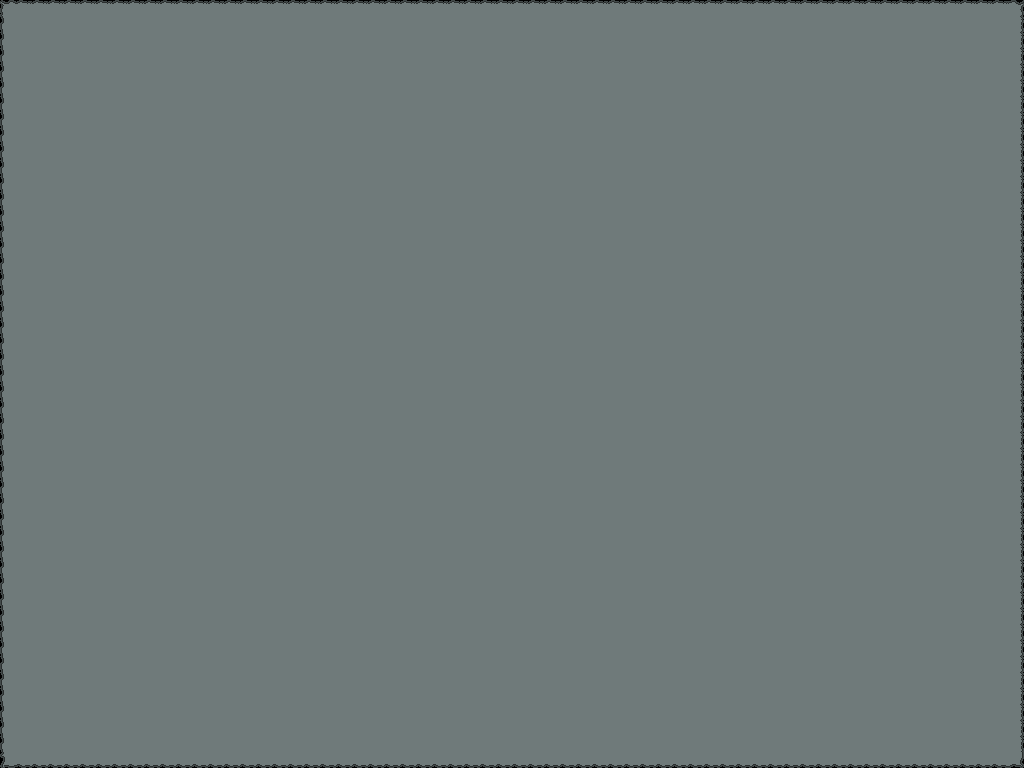

This is a level from a 2D game, rendered from its Tiled map with the project's own tilesets. A one-line summary and the complete map file follow:
An orthogonal 64x48 tile map with 16x16 px tiles, 1 tile layer (Kachelebene 1).

<map version="1.10" tiledversion="1.12.1" orientation="orthogonal" renderorder="right-down" width="64" height="48" tilewidth="16" tileheight="16" infinite="0" nextlayerid="2" nextobjectid="1">
 <tileset firstgid="1" name="Tilemap" tilewidth="16" tileheight="16" tilecount="9" columns="3">
  <image source="../Tilemap.png" width="48" height="48" />
 </tileset>
 <layer id="1" name="Kachelebene 1" width="64" height="48">
  <data encoding="csv">
1,2,2,2,2,2,2,2,2,2,2,2,2,2,2,2,2,2,2,2,2,2,2,2,2,2,2,2,2,2,2,2,2,2,2,2,2,2,2,2,2,2,2,2,2,2,2,2,2,2,2,2,2,2,2,2,2,2,2,2,2,2,2,3,
4,5,5,5,5,5,5,5,5,5,5,5,5,5,5,5,5,5,5,5,5,5,5,5,5,5,5,5,5,5,5,5,5,5,5,5,5,5,5,5,5,5,5,5,5,5,5,5,5,5,5,5,5,5,5,5,5,5,5,5,5,5,5,6,
4,5,5,5,5,5,5,5,5,5,5,5,5,5,5,5,5,5,5,5,5,5,5,5,5,5,5,5,5,5,5,5,5,5,5,5,5,5,5,5,5,5,5,5,5,5,5,5,5,5,5,5,5,5,5,5,5,5,5,5,5,5,5,6,
4,5,5,5,5,5,5,5,5,5,5,5,5,5,5,5,5,5,5,5,5,5,5,5,5,5,5,5,5,5,5,5,5,5,5,5,5,5,5,5,5,5,5,5,5,5,5,5,5,5,5,5,5,5,5,5,5,5,5,5,5,5,5,6,
4,5,5,5,5,5,5,5,5,5,5,5,5,5,5,5,5,5,5,5,5,5,5,5,5,5,5,5,5,5,5,5,5,5,5,5,5,5,5,5,5,5,5,5,5,5,5,5,5,5,5,5,5,5,5,5,5,5,5,5,5,5,5,6,
4,5,5,5,5,5,5,5,5,5,5,5,5,5,5,5,5,5,5,5,5,5,5,5,5,5,5,5,5,5,5,5,5,5,5,5,5,5,5,5,5,5,5,5,5,5,5,5,5,5,5,5,5,5,5,5,5,5,5,5,5,5,5,6,
4,5,5,5,5,5,5,5,5,5,5,5,5,5,5,5,5,5,5,5,5,5,5,5,5,5,5,5,5,5,5,5,5,5,5,5,5,5,5,5,5,5,5,5,5,5,5,5,5,5,5,5,5,5,5,5,5,5,5,5,5,5,5,6,
4,5,5,5,5,5,5,5,5,5,5,5,5,5,5,5,5,5,5,5,5,5,5,5,5,5,5,5,5,5,5,5,5,5,5,5,5,5,5,5,5,5,5,5,5,5,5,5,5,5,5,5,5,5,5,5,5,5,5,5,5,5,5,6,
4,5,5,5,5,5,5,5,5,5,5,5,5,5,5,5,5,5,5,5,5,5,5,5,5,5,5,5,5,5,5,5,5,5,5,5,5,5,5,5,5,5,5,5,5,5,5,5,5,5,5,5,5,5,5,5,5,5,5,5,5,5,5,6,
4,5,5,5,5,5,5,5,5,5,5,5,5,5,5,5,5,5,5,5,5,5,5,5,5,5,5,5,5,5,5,5,5,5,5,5,5,5,5,5,5,5,5,5,5,5,5,5,5,5,5,5,5,5,5,5,5,5,5,5,5,5,5,6,
4,5,5,5,5,5,5,5,5,5,5,5,5,5,5,5,5,5,5,5,5,5,5,5,5,5,5,5,5,5,5,5,5,5,5,5,5,5,5,5,5,5,5,5,5,5,5,5,5,5,5,5,5,5,5,5,5,5,5,5,5,5,5,6,
4,5,5,5,5,5,5,5,5,5,5,5,5,5,5,5,5,5,5,5,5,5,5,5,5,5,5,5,5,5,5,5,5,5,5,5,5,5,5,5,5,5,5,5,5,5,5,5,5,5,5,5,5,5,5,5,5,5,5,5,5,5,5,6,
4,5,5,5,5,5,5,5,5,5,5,5,5,5,5,5,5,5,5,5,5,5,5,5,5,5,5,5,5,5,5,5,5,5,5,5,5,5,5,5,5,5,5,5,5,5,5,5,5,5,5,5,5,5,5,5,5,5,5,5,5,5,5,6,
4,5,5,5,5,5,5,5,5,5,5,5,5,5,5,5,5,5,5,5,5,5,5,5,5,5,5,5,5,5,5,5,5,5,5,5,5,5,5,5,5,5,5,5,5,5,5,5,5,5,5,5,5,5,5,5,5,5,5,5,5,5,5,6,
4,5,5,5,5,5,5,5,5,5,5,5,5,5,5,5,5,5,5,5,5,5,5,5,5,5,5,5,5,5,5,5,5,5,5,5,5,5,5,5,5,5,5,5,5,5,5,5,5,5,5,5,5,5,5,5,5,5,5,5,5,5,5,6,
4,5,5,5,5,5,5,5,5,5,5,5,5,5,5,5,5,5,5,5,5,5,5,5,5,5,5,5,5,5,5,5,5,5,5,5,5,5,5,5,5,5,5,5,5,5,5,5,5,5,5,5,5,5,5,5,5,5,5,5,5,5,5,6,
4,5,5,5,5,5,5,5,5,5,5,5,5,5,5,5,5,5,5,5,5,5,5,5,5,5,5,5,5,5,5,5,5,5,5,5,5,5,5,5,5,5,5,5,5,5,5,5,5,5,5,5,5,5,5,5,5,5,5,5,5,5,5,6,
4,5,5,5,5,5,5,5,5,5,5,5,5,5,5,5,5,5,5,5,5,5,5,5,5,5,5,5,5,5,5,5,5,5,5,5,5,5,5,5,5,5,5,5,5,5,5,5,5,5,5,5,5,5,5,5,5,5,5,5,5,5,5,6,
4,5,5,5,5,5,5,5,5,5,5,5,5,5,5,5,5,5,5,5,5,5,5,5,5,5,5,5,5,5,5,5,5,5,5,5,5,5,5,5,5,5,5,5,5,5,5,5,5,5,5,5,5,5,5,5,5,5,5,5,5,5,5,6,
4,5,5,5,5,5,5,5,5,5,5,5,5,5,5,5,5,5,5,5,5,5,5,5,5,5,5,5,5,5,5,5,5,5,5,5,5,5,5,5,5,5,5,5,5,5,5,5,5,5,5,5,5,5,5,5,5,5,5,5,5,5,5,6,
4,5,5,5,5,5,5,5,5,5,5,5,5,5,5,5,5,5,5,5,5,5,5,5,5,5,5,5,5,5,5,5,5,5,5,5,5,5,5,5,5,5,5,5,5,5,5,5,5,5,5,5,5,5,5,5,5,5,5,5,5,5,5,6,
4,5,5,5,5,5,5,5,5,5,5,5,5,5,5,5,5,5,5,5,5,5,5,5,5,5,5,5,5,5,5,5,5,5,5,5,5,5,5,5,5,5,5,5,5,5,5,5,5,5,5,5,5,5,5,5,5,5,5,5,5,5,5,6,
4,5,5,5,5,5,5,5,5,5,5,5,5,5,5,5,5,5,5,5,5,5,5,5,5,5,5,5,5,5,5,5,5,5,5,5,5,5,5,5,5,5,5,5,5,5,5,5,5,5,5,5,5,5,5,5,5,5,5,5,5,5,5,6,
4,5,5,5,5,5,5,5,5,5,5,5,5,5,5,5,5,5,5,5,5,5,5,5,5,5,5,5,5,5,5,5,5,5,5,5,5,5,5,5,5,5,5,5,5,5,5,5,5,5,5,5,5,5,5,5,5,5,5,5,5,5,5,6,
4,5,5,5,5,5,5,5,5,5,5,5,5,5,5,5,5,5,5,5,5,5,5,5,5,5,5,5,5,5,5,5,5,5,5,5,5,5,5,5,5,5,5,5,5,5,5,5,5,5,5,5,5,5,5,5,5,5,5,5,5,5,5,6,
4,5,5,5,5,5,5,5,5,5,5,5,5,5,5,5,5,5,5,5,5,5,5,5,5,5,5,5,5,5,5,5,5,5,5,5,5,5,5,5,5,5,5,5,5,5,5,5,5,5,5,5,5,5,5,5,5,5,5,5,5,5,5,6,
4,5,5,5,5,5,5,5,5,5,5,5,5,5,5,5,5,5,5,5,5,5,5,5,5,5,5,5,5,5,5,5,5,5,5,5,5,5,5,5,5,5,5,5,5,5,5,5,5,5,5,5,5,5,5,5,5,5,5,5,5,5,5,6,
4,5,5,5,5,5,5,5,5,5,5,5,5,5,5,5,5,5,5,5,5,5,5,5,5,5,5,5,5,5,5,5,5,5,5,5,5,5,5,5,5,5,5,5,5,5,5,5,5,5,5,5,5,5,5,5,5,5,5,5,5,5,5,6,
4,5,5,5,5,5,5,5,5,5,5,5,5,5,5,5,5,5,5,5,5,5,5,5,5,5,5,5,5,5,5,5,5,5,5,5,5,5,5,5,5,5,5,5,5,5,5,5,5,5,5,5,5,5,5,5,5,5,5,5,5,5,5,6,
4,5,5,5,5,5,5,5,5,5,5,5,5,5,5,5,5,5,5,5,5,5,5,5,5,5,5,5,5,5,5,5,5,5,5,5,5,5,5,5,5,5,5,5,5,5,5,5,5,5,5,5,5,5,5,5,5,5,5,5,5,5,5,6,
4,5,5,5,5,5,5,5,5,5,5,5,5,5,5,5,5,5,5,5,5,5,5,5,5,5,5,5,5,5,5,5,5,5,5,5,5,5,5,5,5,5,5,5,5,5,5,5,5,5,5,5,5,5,5,5,5,5,5,5,5,5,5,6,
4,5,5,5,5,5,5,5,5,5,5,5,5,5,5,5,5,5,5,5,5,5,5,5,5,5,5,5,5,5,5,5,5,5,5,5,5,5,5,5,5,5,5,5,5,5,5,5,5,5,5,5,5,5,5,5,5,5,5,5,5,5,5,6,
4,5,5,5,5,5,5,5,5,5,5,5,5,5,5,5,5,5,5,5,5,5,5,5,5,5,5,5,5,5,5,5,5,5,5,5,5,5,5,5,5,5,5,5,5,5,5,5,5,5,5,5,5,5,5,5,5,5,5,5,5,5,5,6,
4,5,5,5,5,5,5,5,5,5,5,5,5,5,5,5,5,5,5,5,5,5,5,5,5,5,5,5,5,5,5,5,5,5,5,5,5,5,5,5,5,5,5,5,5,5,5,5,5,5,5,5,5,5,5,5,5,5,5,5,5,5,5,6,
4,5,5,5,5,5,5,5,5,5,5,5,5,5,5,5,5,5,5,5,5,5,5,5,5,5,5,5,5,5,5,5,5,5,5,5,5,5,5,5,5,5,5,5,5,5,5,5,5,5,5,5,5,5,5,5,5,5,5,5,5,5,5,6,
4,5,5,5,5,5,5,5,5,5,5,5,5,5,5,5,5,5,5,5,5,5,5,5,5,5,5,5,5,5,5,5,5,5,5,5,5,5,5,5,5,5,5,5,5,5,5,5,5,5,5,5,5,5,5,5,5,5,5,5,5,5,5,6,
4,5,5,5,5,5,5,5,5,5,5,5,5,5,5,5,5,5,5,5,5,5,5,5,5,5,5,5,5,5,5,5,5,5,5,5,5,5,5,5,5,5,5,5,5,5,5,5,5,5,5,5,5,5,5,5,5,5,5,5,5,5,5,6,
4,5,5,5,5,5,5,5,5,5,5,5,5,5,5,5,5,5,5,5,5,5,5,5,5,5,5,5,5,5,5,5,5,5,5,5,5,5,5,5,5,5,5,5,5,5,5,5,5,5,5,5,5,5,5,5,5,5,5,5,5,5,5,6,
4,5,5,5,5,5,5,5,5,5,5,5,5,5,5,5,5,5,5,5,5,5,5,5,5,5,5,5,5,5,5,5,5,5,5,5,5,5,5,5,5,5,5,5,5,5,5,5,5,5,5,5,5,5,5,5,5,5,5,5,5,5,5,6,
4,5,5,5,5,5,5,5,5,5,5,5,5,5,5,5,5,5,5,5,5,5,5,5,5,5,5,5,5,5,5,5,5,5,5,5,5,5,5,5,5,5,5,5,5,5,5,5,5,5,5,5,5,5,5,5,5,5,5,5,5,5,5,6,
4,5,5,5,5,5,5,5,5,5,5,5,5,5,5,5,5,5,5,5,5,5,5,5,5,5,5,5,5,5,5,5,5,5,5,5,5,5,5,5,5,5,5,5,5,5,5,5,5,5,5,5,5,5,5,5,5,5,5,5,5,5,5,6,
4,5,5,5,5,5,5,5,5,5,5,5,5,5,5,5,5,5,5,5,5,5,5,5,5,5,5,5,5,5,5,5,5,5,5,5,5,5,5,5,5,5,5,5,5,5,5,5,5,5,5,5,5,5,5,5,5,5,5,5,5,5,5,6,
4,5,5,5,5,5,5,5,5,5,5,5,5,5,5,5,5,5,5,5,5,5,5,5,5,5,5,5,5,5,5,5,5,5,5,5,5,5,5,5,5,5,5,5,5,5,5,5,5,5,5,5,5,5,5,5,5,5,5,5,5,5,5,6,
4,5,5,5,5,5,5,5,5,5,5,5,5,5,5,5,5,5,5,5,5,5,5,5,5,5,5,5,5,5,5,5,5,5,5,5,5,5,5,5,5,5,5,5,5,5,5,5,5,5,5,5,5,5,5,5,5,5,5,5,5,5,5,6,
4,5,5,5,5,5,5,5,5,5,5,5,5,5,5,5,5,5,5,5,5,5,5,5,5,5,5,5,5,5,5,5,5,5,5,5,5,5,5,5,5,5,5,5,5,5,5,5,5,5,5,5,5,5,5,5,5,5,5,5,5,5,5,6,
4,5,5,5,5,5,5,5,5,5,5,5,5,5,5,5,5,5,5,5,5,5,5,5,5,5,5,5,5,5,5,5,5,5,5,5,5,5,5,5,5,5,5,5,5,5,5,5,5,5,5,5,5,5,5,5,5,5,5,5,5,5,5,6,
4,5,5,5,5,5,5,5,5,5,5,5,5,5,5,5,5,5,5,5,5,5,5,5,5,5,5,5,5,5,5,5,5,5,5,5,5,5,5,5,5,5,5,5,5,5,5,5,5,5,5,5,5,5,5,5,5,5,5,5,5,5,5,6,
7,8,8,8,8,8,8,8,8,8,8,8,8,8,8,8,8,8,8,8,8,8,8,8,8,8,8,8,8,8,8,8,8,8,8,8,8,8,8,8,8,8,8,8,8,8,8,8,8,8,8,8,8,8,8,8,8,8,8,8,8,8,8,9
</data>
 </layer>
</map>
